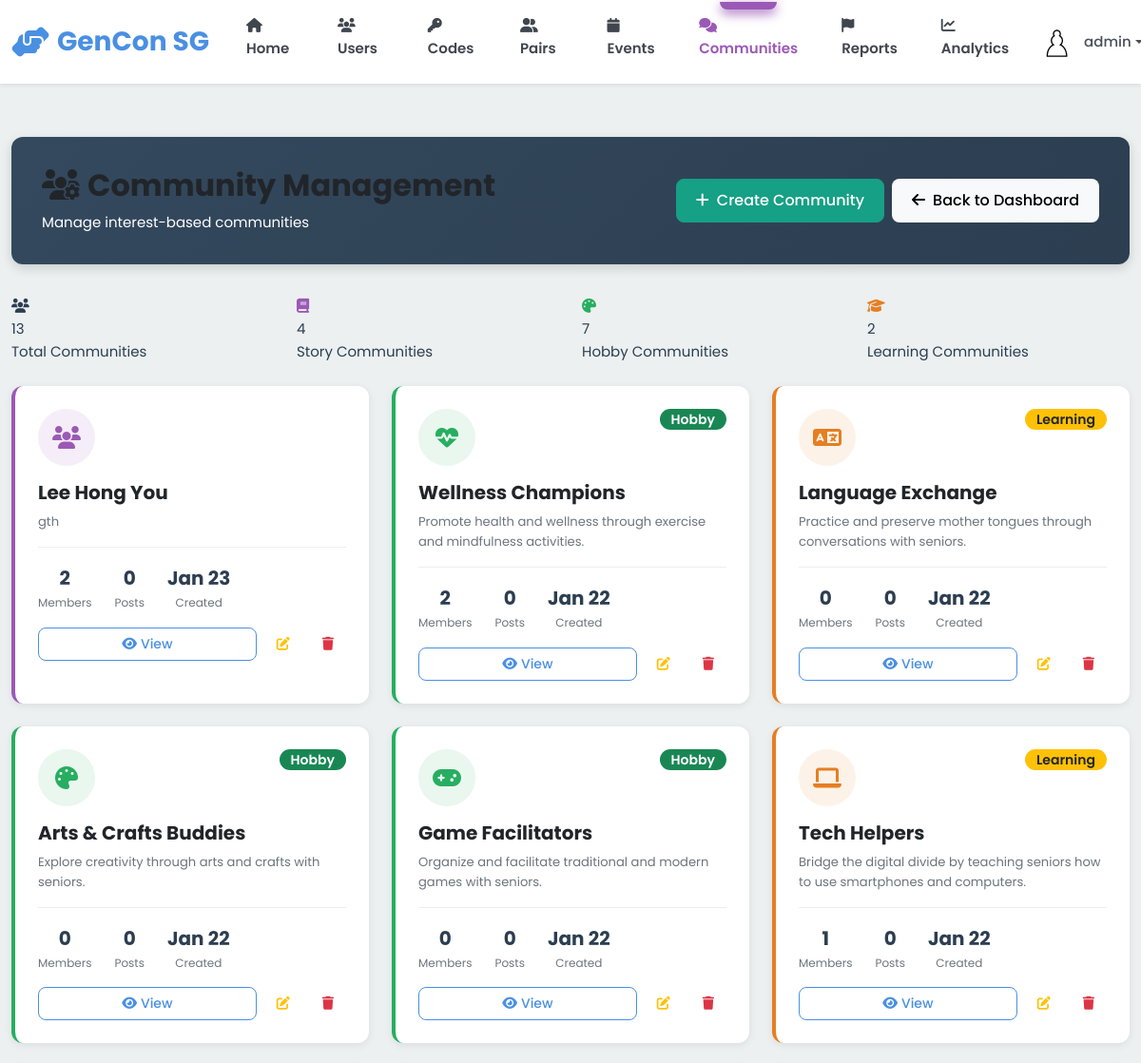
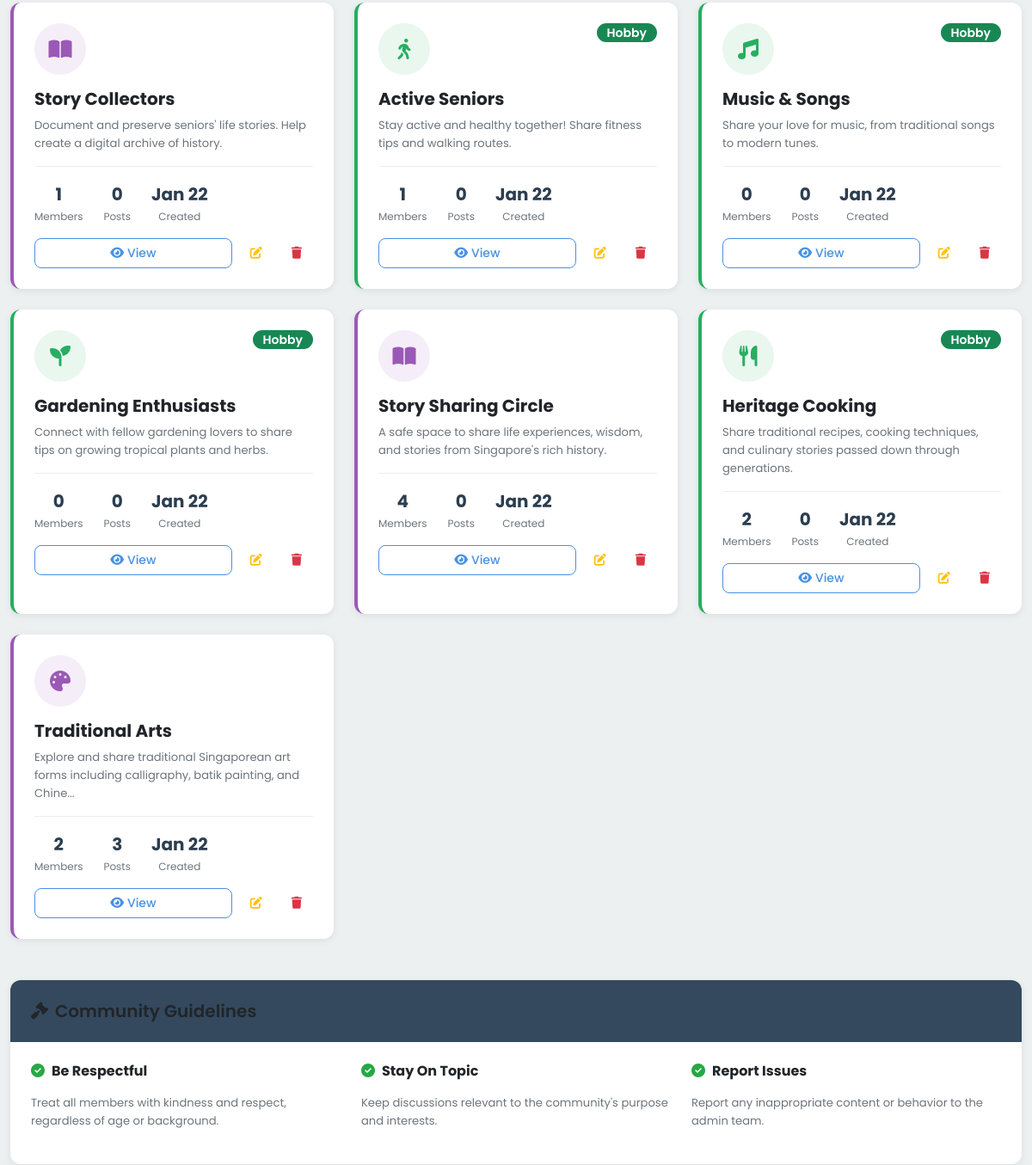
Before: /admin/communities (signed in, upper part) with the older database file (2 pictures, top to bottom).
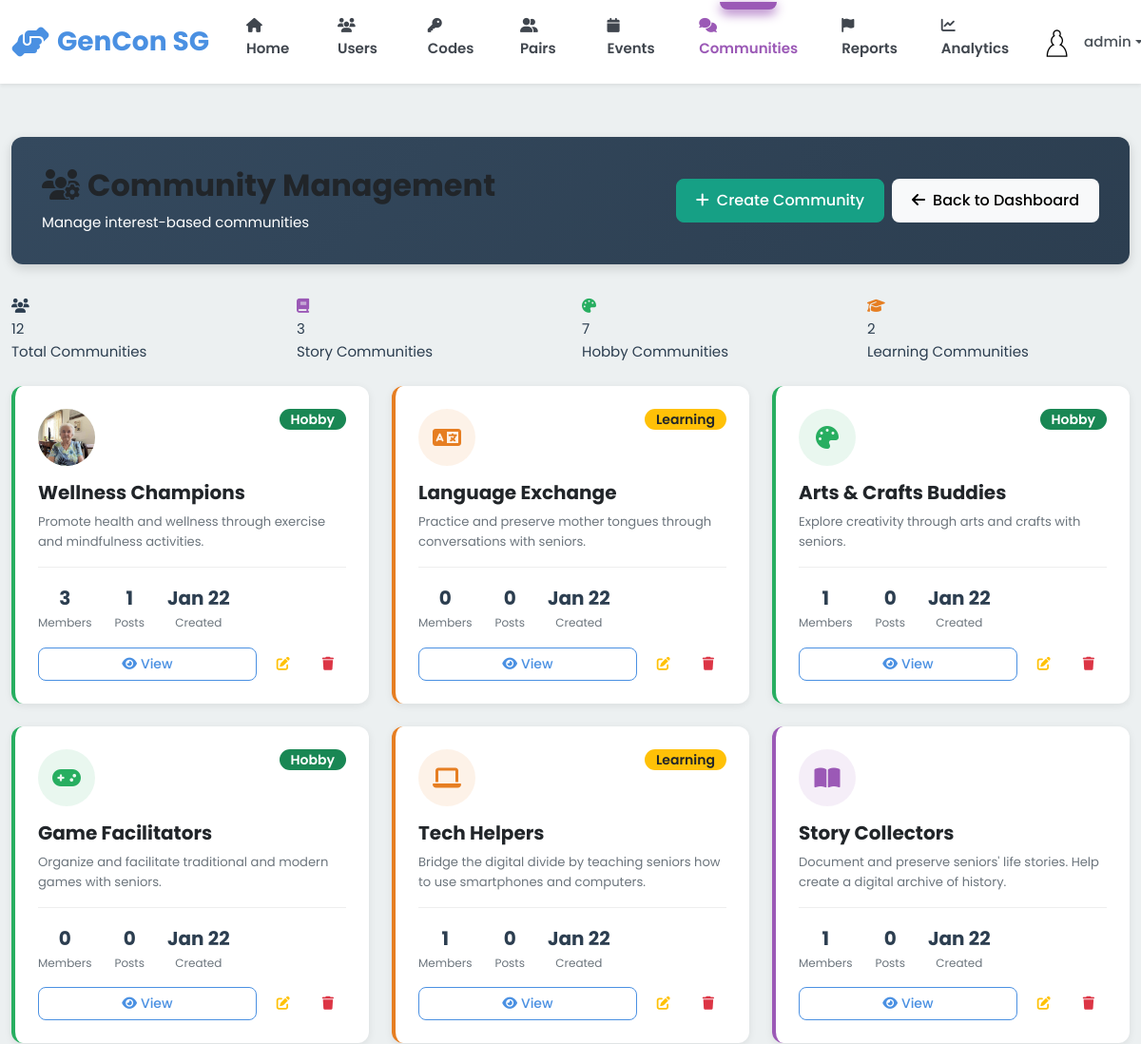
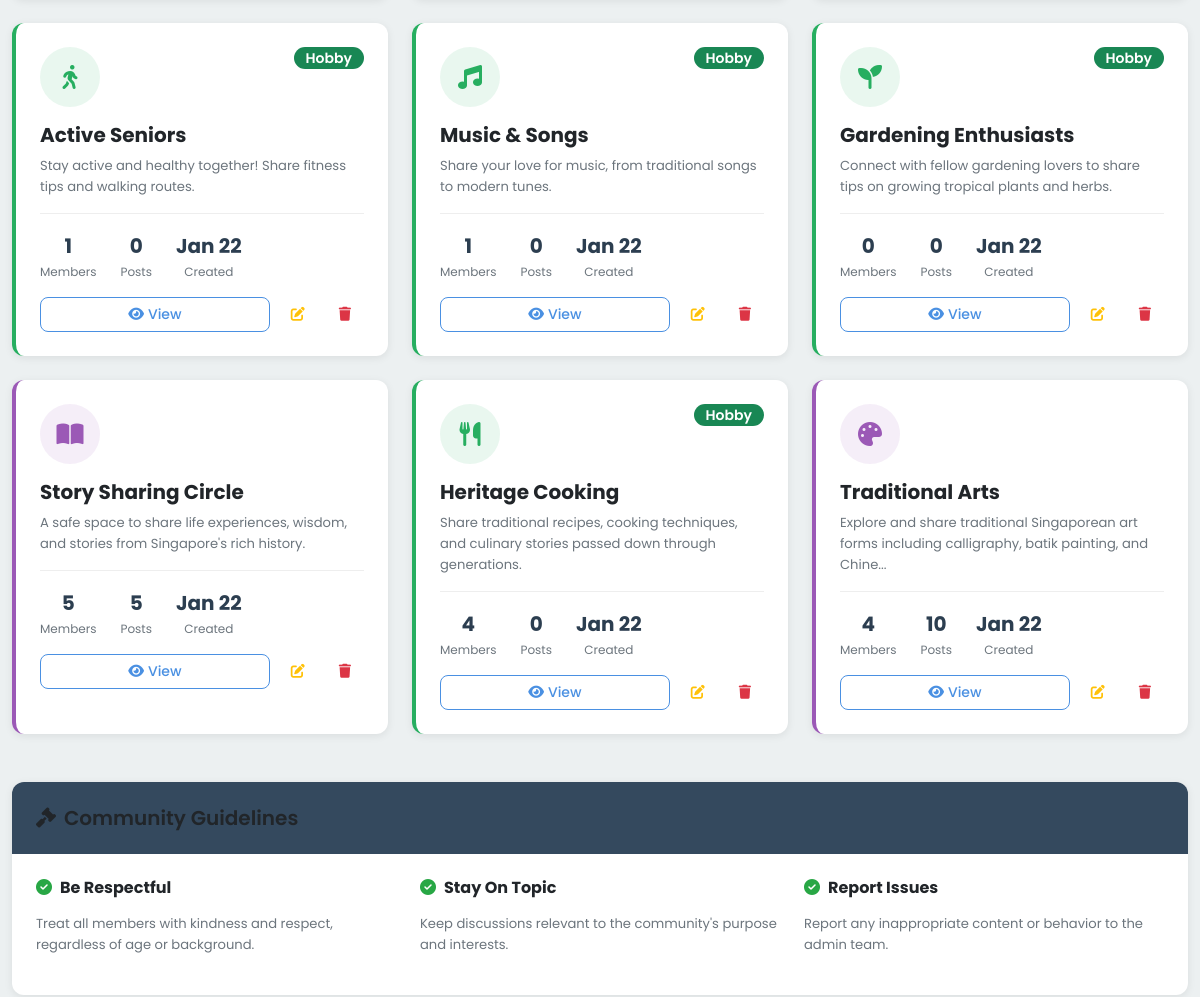
After: the same page with the newer database file (2 pictures, top to bottom).
### models.py (models this page shows, shortened)
class Community(db.Model):
    __tablename__ = 'communities'
    id = db.Column(db.Integer, primary_key=True)
    name = db.Column(db.String(100), nullable=False, unique=True)
    type = db.Column(db.String(20), nullable=False)  # Story, Hobby, Learning
    description = db.Column(db.Text)
    rules = db.Column(db.Text)
    icon = db.Column(db.String(50), default='fas fa-users')
    banner_class = db.Column(db.String(50), default='default')
    tags = db.Column(db.String(255))  # Comma separated tags
    photo_url = db.Column(db.String(255))
    member_count = db.Column(db.Integer, default=0)
    created_by = db.Column(db.Integer, db.ForeignKey('users.id'), nullable=False)
    created_at = db.Column(db.DateTime, default=datetime.utcnow, nullable=False)
    creator = db.relationship('User')
    members = db.relationship('CommunityMember', back_populates='community',
                             lazy='dynamic', cascade='all, delete-orphan')
    posts = db.relationship('CommunityPost', back_populates='community',
                           lazy='dynamic', cascade='all, delete-orphan')

### blueprints/admin.py (the view)
@admin_bp.route('/communities')
@admin_required
def communities():
    all_communities = Community.query.order_by(Community.created_at.desc()).all()
    return render_template('admin/communities.html', communities=all_communities)

### templates/admin/communities.html (shortened to what this page needs)
{% extends "base.html" %}
{% block extra_css %}
<link rel="stylesheet" href="{{ url_for('static', filename='css/admin.css') }}">
{% endblock %}
{% block content %}
<div class="container-fluid py-4">
    <div class="admin-header">
        <div class="d-flex justify-content-between align-items-center">
            <div>
                <h1><i class="fas fa-users-cog me-2"></i>Community Management</h1>
                <p class="mb-0">Manage interest-based communities</p>
            </div>
            <div class="d-flex gap-2">
                <a href="{{ url_for('admin.create_community') }}" class="btn btn-success">
                    <i class="fas fa-plus me-2"></i>Create Community
                </a>
                <a href="{{ url_for('admin.dashboard') }}" class="btn btn-light">
                    <i class="fas fa-arrow-left me-2"></i>Back to Dashboard
                </a>
            </div>
        </div>
    </div>
    <div class="row mb-4">
        <div class="col-md-3">
            <div class="stat-card" style="border-left-color: #3498DB;">
                <div class="stat-icon"><i class="fas fa-users"></i></div>
                <div class="stat-value">{{ communities|length }}</div>
                <div class="stat-label">Total Communities</div>
            </div>
        </div>
        <div class="col-md-3">
            <div class="stat-card" style="border-left-color: #9B59B6;">
                <div class="stat-icon" style="color: #9B59B6;"><i class="fas fa-book"></i></div>
                <div class="stat-value">{{ communities|selectattr('type', 'equalto', 'Story')|list|length }}</div>
                <div class="stat-label">Story Communities</div>
            </div>
        </div>
        <div class="col-md-3">
            <div class="stat-card" style="border-left-color: #27AE60;">
                <div class="stat-icon" style="color: #27AE60;"><i class="fas fa-palette"></i></div>
                <div class="stat-value">{{ communities|selectattr('type', 'equalto', 'Hobby')|list|length }}</div>
                <div class="stat-label">Hobby Communities</div>
            </div>
        </div>
        <div class="col-md-3">
            <div class="stat-card" style="border-left-color: #E67E22;">
                <div class="stat-icon" style="color: #E67E22;"><i class="fas fa-graduation-cap"></i></div>
                <div class="stat-value">{{ communities|selectattr('type', 'equalto', 'Learning')|list|length }}</div>
                <div class="stat-label">Learning Communities</div>
            </div>
        </div>
    </div>
    {% if communities %}
    <div class="row">
        {% for community in communities %}
        <div class="col-lg-4 col-md-6 mb-4">
            <div class="community-card {{ community.type|lower }}">
                <div class="d-flex justify-content-between align-items-start">
                    <div class="community-icon {{ community.type|lower }}" style="overflow: hidden; padding: 0;">
                        {% if community.photo_url %}
                            <img src="{{ url_for('static', filename=community.photo_url) }}" alt="{{ community.name }}" style="width: 100%; height: 100%; object-fit: cover;">
                        {% else %}
                            <i class="{{ community.icon }}"></i>
                        {% endif %}
                    </div>
                    <span class="badge {% if community.type == 'Story' %}bg-purple{% elif community.type == 'Hobby' %}bg-success{% else %}bg-warning text-dark{% endif %}">
                        {{ community.type }}
                    </span>
                </div>
                <h5 class="fw-bold mb-2">{{ community.name }}</h5>
                <p class="text-muted small mb-3">
                    {{ community.description[:100] if community.description else 'No description available' }}{% if community.description and community.description|length > 100 %}...{% endif %}
                </p>
                <div class="community-stats">
                    <div class="community-stat">
                        <div class="value">{{ community.member_count }}</div>
                        <div class="label">Members</div>
                    </div>
                    <div class="community-stat">
                        <div class="value">{{ community.posts.count() }}</div>
                        <div class="label">Posts</div>
                    </div>
                    <div class="community-stat">
                        <div class="value">{{ community.created_at.strftime('%b %d') }}</div>
                        <div class="label">Created</div>
                    </div>
                </div>
                <div class="d-flex gap-2 mt-3">
                    <a href="{{ url_for('admin.manage_community', community_id=community.id) }}" class="btn btn-sm btn-outline-primary flex-grow-1">
                        <i class="fas fa-eye me-1"></i>View
                    </a>
                    <button class="btn btn-sm btn-outline-warning" onclick="alert('Edit coming soon')">
                        <i class="fas fa-edit"></i>
                    </button>
                    <form action="{{ url_for('admin.delete_community', community_id=community.id) }}" method="POST" onsubmit="return confirm('Delete this community?');" class="d-inline">
                        <button type="submit" class="btn btn-sm btn-outline-danger">
                            <i class="fas fa-trash"></i>
                        </button>
                    </form>
                </div>
            </div>
        </div>
        {% endfor %}
    </div>
    {% endif %}
    <div class="data-table-container mt-4">
        <div class="table-header">
            <h3><i class="fas fa-gavel me-2"></i>Community Guidelines</h3>
        </div>
        <div class="p-4">
            <div class="row">
                <div class="col-md-4">
                    <h6><i class="fas fa-check-circle text-success me-2"></i>Be Respectful</h6>
                    <p class="small text-muted">Treat all members with kindness and respect, regardless of age or background.</p>
                </div>
                <div class="col-md-4">
                    <h6><i class="fas fa-check-circle text-success me-2"></i>Stay On Topic</h6>
                    <p class="small text-muted">Keep discussions relevant to the community's purpose and interests.</p>
                </div>
                <div class="col-md-4">
                    <h6><i class="fas fa-check-circle text-success me-2"></i>Report Issues</h6>
                    <p class="small text-muted">Report any inappropriate content or behavior to the admin team.</p>
                </div>
            </div>
        </div>
    </div>
</div>
{% endblock %}

### templates/base.html (shortened to what this page needs)
<!DOCTYPE html>
<html lang="en">
<head>
    <link href="https://cdn.jsdelivr.net/npm/bootstrap@5.3.2/dist/css/bootstrap.min.css" rel="stylesheet">
    <link rel="stylesheet" href="https://cdnjs.cloudflare.com/ajax/libs/font-awesome/6.5.1/css/all.min.css">
    <link rel="stylesheet" href="{{ url_for('static', filename='css/main.css') }}">
    <link rel="stylesheet" href="{{ url_for('static', filename='css/animated-nav.css') }}">
    {% if session.role == 'senior' %}
        <link rel="stylesheet" href="{{ url_for('static', filename='css/senior.css') }}">
    {% elif session.role == 'youth' %}
        <link rel="stylesheet" href="{{ url_for('static', filename='css/youth.css') }}">
    {% elif session.role == 'admin' %}
        <link rel="stylesheet" href="{{ url_for('static', filename='css/admin.css') }}">
    {% endif %}
    {% block extra_css %}{% endblock %}
</head>
<body class="{% block body_class %}{% endblock %}"
      data-role="{{ session.role if session.role else 'guest' }}"
      data-theme="{{ session.theme if session.theme else 'light' }}">
    <nav class="navbar navbar-expand-lg navbar-light bg-white shadow-sm sticky-top">
        <div class="container-fluid">
            <a class="navbar-brand d-flex align-items-center" href="{% if session.role %}{{ url_for(session.role + '.dashboard') }}{% else %}{{ url_for('index') }}{% endif %}">
                <i class="fas fa-hands-helping text-primary me-2 fs-2"></i>
                <span class="fw-bold fs-3">GenCon SG</span>
            </a>
            <div class="collapse navbar-collapse" id="navbarNav">
                {% if session.user_id %}
                    <div class="mx-auto">
                        <div class="animated-nav-container" data-role="{{ session.role }}">
                            <div class="border-effect"></div>
                            <ul class="navbar-nav animated-nav-list">
                                <li class="nav-item animated-nav-item" id="nav-dashboard">
                                    <a class="nav-link" href="{{ url_for(session.role + '.dashboard') }}">
                                        <i class="fas fa-home"></i> Home
                                    </a>
                                </li>
                                {% if session.role == 'admin' %}
                                    <li class="nav-item animated-nav-item" id="nav-users">
                                        <a class="nav-link" href="{{ url_for('admin.users') }}">
                                            <i class="fas fa-users"></i> Users
                                        </a>
                                    </li>
                                    <li class="nav-item animated-nav-item" id="nav-codes">
                                        <a class="nav-link" href="{{ url_for('admin.codes') }}">
                                            <i class="fas fa-key"></i> Codes
                                        </a>
                                    </li>
                                    <li class="nav-item animated-nav-item" id="nav-pairs">
                                        <a class="nav-link" href="{{ url_for('admin.pairs') }}">
                                            <i class="fas fa-user-friends"></i> Pairs
                                        </a>
                                    </li>
                                    <li class="nav-item animated-nav-item" id="nav-events">
                                        <a class="nav-link" href="{{ url_for('admin.events') }}">
                                            <i class="fas fa-calendar"></i> Events
                                        </a>
                                    </li>
                                    <li class="nav-item animated-nav-item" id="nav-communities">
                                        <a class="nav-link" href="{{ url_for('admin.communities') }}">
                                            <i class="fas fa-comments"></i> Communities
                                        </a>
                                    </li>
                                    <li class="nav-item animated-nav-item" id="nav-reports">
                                        <a class="nav-link" href="{{ url_for('admin.reports') }}">
                                            <i class="fas fa-flag"></i> Reports
                                        </a>
                                    </li>
                                    <li class="nav-item animated-nav-item" id="nav-analytics">
                                        <a class="nav-link" href="{{ url_for('admin.analytics') }}">
                                            <i class="fas fa-chart-line"></i> Analytics
                                        </a>
                                    </li>
                                {% endif %}
                            </ul>
                        </div>
                    </div>
                    <ul class="navbar-nav ms-auto align-items-center">
                        <li class="nav-item dropdown">
                            <a class="nav-link dropdown-toggle d-flex align-items-center" href="#"
                               id="profileDropdown" role="button" data-bs-toggle="dropdown"
                               aria-expanded="false">
                                {% if session.get('profile_picture') %}
                                    <img src="{{ url_for('static', filename=session.get('profile_picture')|fix_pfp) }}"
                                         alt="User"
                                         class="rounded-circle me-2"
                                         width="32" height="32"
                                         style="object-fit: cover;">
                                {% else %}
                                    <div class="avatar-placeholder sm me-2">
                                        {{ session.get('full_name', 'U')[0] | upper }}
                                    </div>
                                {% endif %}
                                {{ session.username }}
                            </a>
                        </li>
                    </ul>
                {% endif %}
            </div>
        </div>
    </nav>
    <main class="main-content">
        {% block content %}{% endblock %}
    </main>
</body>
</html>

Changed rows visible on the page:
removed Community: name "Lee Hong You", description "gth", member_count "2", posts.count "0", created_at "Jan 23", type "Story" (drawn)
changed Community "Wellness Champions": photo_url: picture added; member_count "2" → "3"; posts.count "0" → "1"
changed Community "Arts & Crafts Buddies": member_count "0" → "1"
changed Community "Music & Songs": member_count "0" → "1"
changed Community "Story Sharing Circle": member_count "4" → "5"; posts.count "0" → "5"
changed Community "Heritage Cooking": member_count "2" → "4"
changed Community "Traditional Arts": member_count "2" → "4"; posts.count "3" → "10"
Other visible differences:
{{ communities|length }}: "13" → "12"
{{ communities|selectattr('type', 'equalto', 'Story')|list|length }}: "4" → "3"
